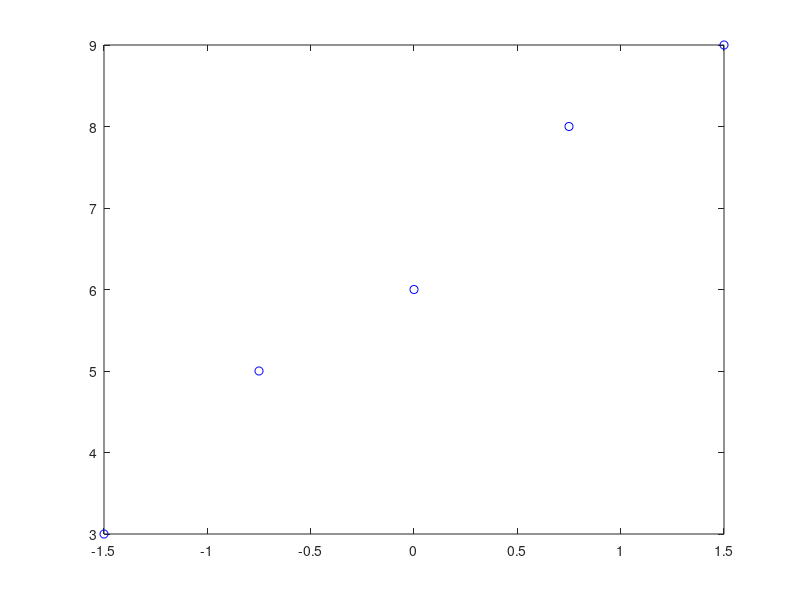

The MATLAB source for this figure: (Note: this script raises an error after producing the figure.)

  
 
aryX = [ -1.5 -0.75, 0.0, 0.75, 1.5 ];
aryY = [  3, 5, 6, 8, 9 ];

plot( aryX, aryY , "bo");
hold on


  
  
x = (-1.5:.01:1.5);
y=x;
for i=1:300
    y(i) = caclulate( x(i), aryX, aryY );
end

plot( x , y  , "r-");



a= -1.5;
b= 1.5;


n=4;
for k=0:5
    xk(k+1) = ((b-a)/2)*cos( pi*((2*k+1) / (2*n+2)) ) +((b+a)/2);
    xline(xk(k+1),":"); 

end
















function [y] = caclulate(x , aryX, aryY )
   y = caclulate0(x , aryX, aryY );
   y = y+caclulate1(x , aryX, aryY );
   y = y+caclulate2(x , aryX, aryY );
   y = y+caclulate3(x , aryX, aryY );
   y = y+caclulate4(x , aryX, aryY );
end   


function [y] = caclulate0(x , aryX, aryY )
   y = aryY(1);
   %y=y*(x-aryX(1));
   y=y*(x-aryX(2));
   y=y*(x-aryX(3));
   y=y*(x-aryX(4));
   y=y*(x-aryX(5));
   xn=aryX(1);
   %y=y/(xn-aryX(1)); 
   y=y/(xn-aryX(2));
   y=y/(xn-aryX(3));
   y=y/(xn-aryX(4));
   y=y/(xn-aryX(5));
end

function [y] = caclulate1(x , aryX, aryY )
   y = aryY(2);
   y=y*(x-aryX(1));
   %y=y*(x-aryX(2));
   y=y*(x-aryX(3));
   y=y*(x-aryX(4));
   y=y*(x-aryX(5));   
   xn=aryX(2);
   y=y/(xn-aryX(1)); 
   %y=y/(xn-aryX(2));
   y=y/(xn-aryX(3));
   y=y/(xn-aryX(4));
   y=y/(xn-aryX(5));   
end

function [y] = caclulate2(x , aryX, aryY )
   y = aryY(3);
   y=y*(x-aryX(1));
   y=y*(x-aryX(2));
   %y=y*(x-aryX(3));
   y=y*(x-aryX(4));
   y=y*(x-aryX(5));   
   xn=aryX(3);
   y=y/(xn-aryX(1)); 
   y=y/(xn-aryX(2));
   %y=y/(xn-aryX(3));
   y=y/(xn-aryX(4));
   y=y/(xn-aryX(5));   
end

function [y] = caclulate3(x , aryX, aryY )
   y = aryY(4);
   y=y*(x-aryX(1));
   y=y*(x-aryX(2));
   y=y*(x-aryX(3));
   %y=y*(x-aryX(4));
   y=y*(x-aryX(5));   
   xn=aryX(4);
   y=y/(xn-aryX(1)); 
   y=y/(xn-aryX(2));
   y=y/(xn-aryX(3));
   %y=y/(xn-aryX(4));
   y=y/(xn-aryX(5));   
end

function [y] = caclulate4(x , aryX, aryY )
   y = aryY(4);
   y=y*(x-aryX(1));
   y=y*(x-aryX(2));
   y=y*(x-aryX(3));
   y=y*(x-aryX(4));
   %y=y*(x-aryX(5));   
   xn=aryX(5);
   y=y/(xn-aryX(1)); 
   y=y/(xn-aryX(2));
   y=y/(xn-aryX(3));
   y=y/(xn-aryX(4));
   %y=y/(xn-aryX(5));   
end





